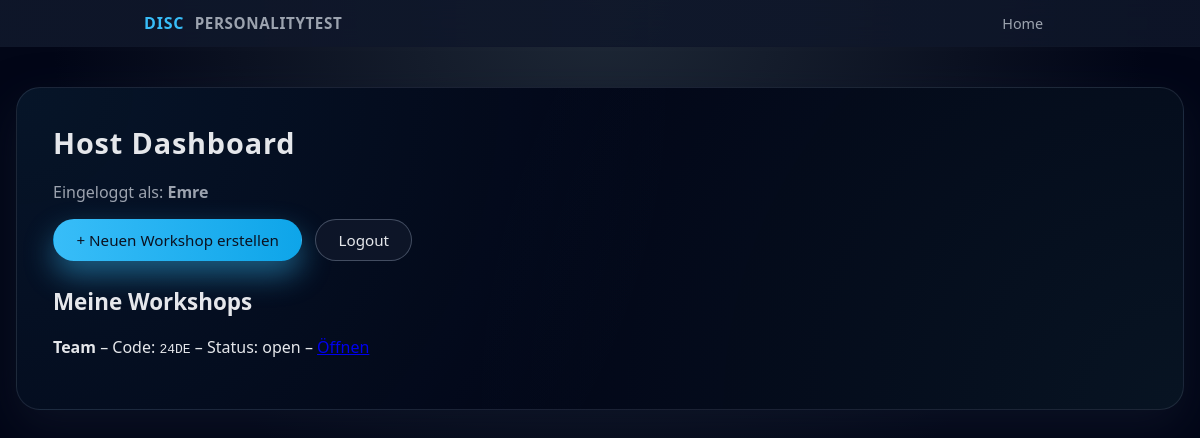
Before: /dashboard (signed in) with the older database file.
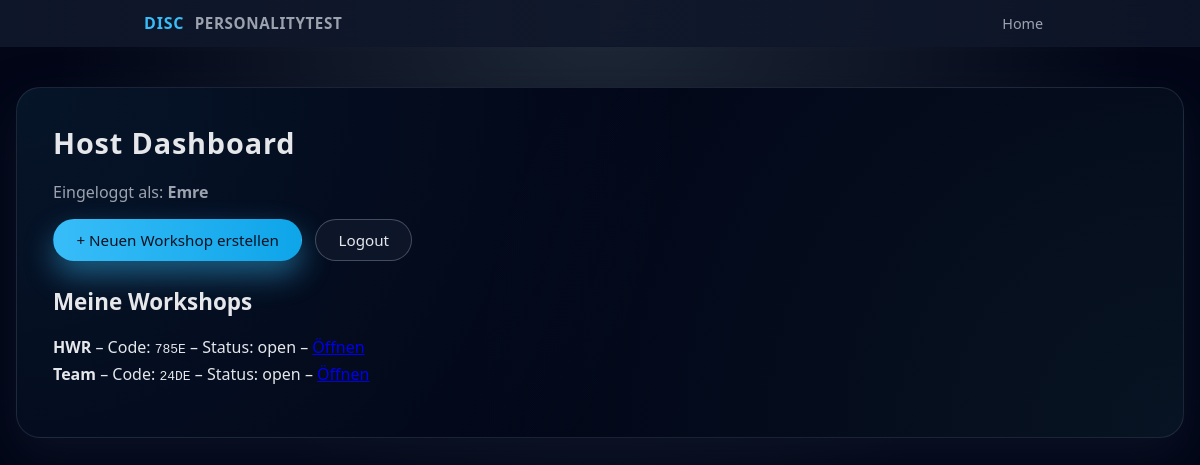
After: the same page with the newer database file.
### models.py (models this page shows)
class Workshop(db.Model):
    __tablename__ = "workshops"
    id = db.Column(db.Integer, primary_key=True)
    code = db.Column(db.String(16), unique=True, nullable=False)
    title = db.Column(db.String(200), nullable=False)
    status = db.Column(db.String(20), default="open", nullable=False)
    created_at = db.Column(db.DateTime, default=datetime.utcnow, nullable=False)
    host_id = db.Column(db.Integer, db.ForeignKey("hosts.id"), nullable=False)
    host = db.relationship("Host", back_populates="workshops")
    participants = db.relationship("Participant", back_populates="workshop", cascade="all, delete-orphan")
    answers = db.relationship("Answer", back_populates="workshop", cascade="all, delete-orphan")

### app.py (the view)
@app.route("/dashboard")
def dashboard():
    if not require_host_login():
        return redirect(url_for("login_get"))
    host_id = session["host_id"]
    workshops = Workshop.query.filter_by(host_id=host_id).order_by(Workshop.created_at.desc()).all()
    return render_template("host_home.html", workshops=workshops)

### app.py (called while the page is built)
def require_host_login():
    return "host_id" in session

### templates/host_home.html
{% extends "base.html" %}
{% block content %}
<h1>Host Dashboard</h1>
<p>Eingeloggt als: <strong>{{ session.get("host_name") }}</strong></p>
<div class="btn-row" style="margin-top: 1rem;">
  <a class="btn btn-primary" href="{{ url_for('workshop_new') }}">+ Neuen Workshop erstellen</a>
  <a class="btn btn-secondary" href="{{ url_for('logout') }}">Logout</a>
</div>
<h2 style="margin-top: 1.6rem;">Meine Workshops</h2>
{% if workshops and workshops|length > 0 %}
  <ul class="results-list">
    {% for w in workshops %}
      <li>
        <strong>{{ w.title }}</strong>
        – Code: <code>{{ w.code }}</code>
        – Status: {{ w.status }}
        – <a href="{{ url_for('host_dashboard', code=w.code) }}">Öffnen</a>
      </li>
    {% endfor %}
  </ul>
{% else %}
  <p>Noch keine Workshops vorhanden. Erstelle zuerst einen Workshop.</p>
{% endif %}
{% endblock %}

### templates/base.html (shortened to what this page needs)
<!DOCTYPE html>
<html lang="de">
<head>
    <link rel="stylesheet" href="{{ url_for('static', filename='style.css') }}">
</head>
<body>
<header class="topbar">
    <div class="topbar-inner">
        <div class="brand">
            <span class="brand-logo">DISC</span>
            <span class="brand-text">personalitytest</span>
        </div>
        <nav class="nav-links">
            <a href="{{ url_for('index') }}">Home</a>
        </nav>
    </div>
</header>
<main class="page {% if fullscreen %}page-fullscreen{% endif %}">
    <div class="{% if not fullscreen %}card{% endif %}">
        {% block content %}{% endblock %}
    </div>
</main>
</body>
</html>

### static/style.css (style rules this page uses)
:root { --bg: #0f172a; --bg-soft: #111827; --card-bg: #0b1120; --accent: #38bdf8; --accent-soft: rgba(56, 189, 248, 0.15); --accent-strong: #0ea5e9; --text: #e5e7eb; --muted: #9ca3af; --danger: #f97373; --border: #1f2937; --radius-lg: 18px; --radius-full: 999px; --shadow-soft: 0 18px 45px rgba(15, 23, 42, 0.65); --spacing: 1.25rem; --font-main: system-ui, -apple-system, BlinkMacSystemFont, "Segoe UI", sans-serif; }
*, *::before, *::after { box-sizing: border-box; }
body { margin: 0; min-height: 100vh; background: radial-gradient(circle at top, #1f2937 0, #020617 55%); color: var(--text); font-family: var(--font-main); display: flex; flex-direction: column; }
.topbar { position: sticky; top: 0; z-index: 20; background: linear-gradient(to right, rgba(15,23,42,0.95), rgba(15,23,42,0.85)); border-bottom: 1px solid rgba(15, 23, 42, 0.8); backdrop-filter: blur(18px); }
.topbar-inner { max-width: 960px; margin: 0 auto; padding: 0.75rem 1.5rem; display: flex; align-items: center; justify-content: space-between; }
.brand { display: flex; align-items: center; gap: 0.65rem; }
.brand-logo { font-weight: 800; font-size: 1rem; color: #38bdf8; letter-spacing: 0.05em; }
.brand-text { font-weight: 600; font-size: 0.95rem; letter-spacing: 0.04em; text-transform: uppercase; color: var(--muted); }
.nav-links a { color: var(--muted); text-decoration: none; font-size: 0.9rem; padding: 0.4rem 0.8rem; border-radius: var(--radius-full); transition: background 0.15s ease, color 0.15s ease; }
.page { flex: 1; display: flex; align-items: flex-start; justify-content: center; padding: 2.5rem 1rem 3.5rem; }
.card { width: 100%; max-width: 1100; background: radial-gradient(circle at top left, rgba(56,189,248,0.08), transparent 55%), radial-gradient(circle at bottom right, rgba(94,234,212,0.06), transparent 60%), #020617; border-radius: 24px; border: 1px solid rgba(148, 163, 184, 0.16); box-shadow: var(--shadow-soft); padding: 2.2rem clamp(1.6rem, 3vw, 2.4rem); }
h1, h2, h3 { margin-top: 0; font-weight: 600; }
h1 { font-size: clamp(1.8rem, 2.2vw, 2.1rem); letter-spacing: 0.03em; }
h2 { font-size: clamp(1.4rem, 1.8vw, 1.7rem); }
p { margin: 0.3rem 0 0.8rem; color: var(--muted); }
ul { padding-left: 1.1rem; }
.btn-row { display: flex; flex-wrap: wrap; gap: 0.8rem; margin-top: 6.4rem; }
.btn { display: inline-flex; align-items: center; justify-content: center; padding: 0.6rem 1.4rem; border-radius: var(--radius-full); border: 1px solid transparent; font-size: 0.95rem; font-weight: 500; text-decoration: none; cursor: pointer; transition: transform 0.1s ease, box-shadow 0.15s ease, background 0.15s ease, border-color 0.15s ease; }
.btn-primary { background: linear-gradient(to right, var(--accent), var(--accent-strong)); color: #0b1120; box-shadow: 0 14px 30px rgba(56, 189, 248, 0.45); }
.btn-secondary { background: rgba(15, 23, 42, 0.9); color: var(--text); border-color: rgba(148, 163, 184, 0.4); }
.results-list { list-style: none; padding-left: 0; margin-top: 1rem; }
.results-list li { margin-bottom: 0.35rem; }

Changed rows visible on the page:
added Workshop: title "HWR", code "785E", status "open"
